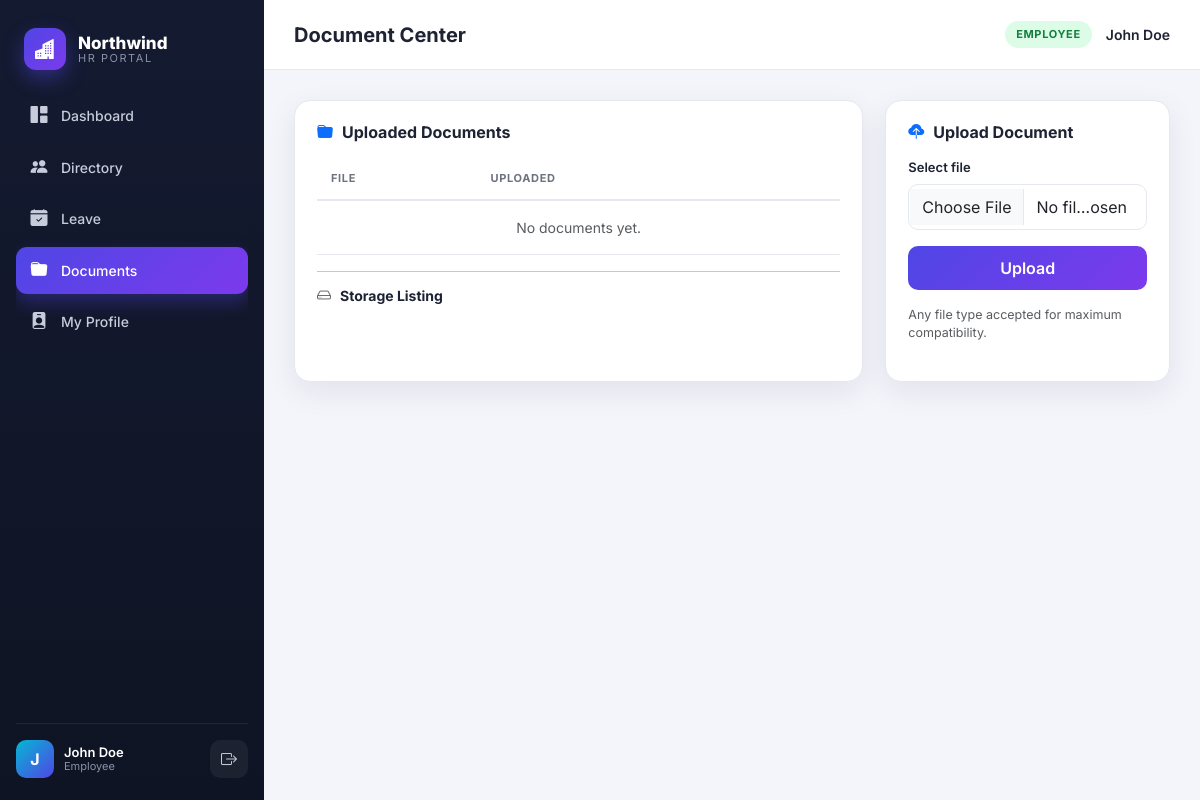
The page /documents (signed in) on the database its author committed.
### tables this page shows
CREATE TABLE users (
        id INTEGER PRIMARY KEY AUTOINCREMENT,
        username TEXT UNIQUE NOT NULL,
        password TEXT NOT NULL,          -- MD5 (weak)
        full_name TEXT,
        email TEXT,
        role TEXT NOT NULL,              -- admin | hr | employee
        department TEXT,
        title TEXT,
        salary INTEGER,
        phone TEXT,
        bio TEXT,                        -- stored XSS sink
        avatar TEXT,
        security_question TEXT,
        security_answer TEXT,            -- cleartext (weak recovery)
        active INTEGER DEFAULT 1
    );

### app.py (the view, shortened to what this page needs)
@app.route("/documents", methods=["GET", "POST"])
@login_required
def documents():
    db = get_db()
    user = current_user()
    docs = db.execute("SELECT * FROM documents ORDER BY id DESC").fetchall()
    listing = os.listdir(UPLOAD_DIR)
    return render_template("documents.html", docs=docs, listing=listing, user=user)

### app.py (called while the page is built)
def get_db():
    if "db" not in g:
        g.db = sqlite3.connect(DATABASE)
        g.db.row_factory = sqlite3.Row
    return g.db

def current_user():
    if "user_id" not in session:
        return None
    db = get_db()
    return db.execute("SELECT * FROM users WHERE id=?", (session["user_id"],)).fetchone()

def login_required(fn):
    from functools import wraps
    @wraps(fn)
    def wrapper(*a, **k):
        if "user_id" not in session:
            return redirect(url_for("login"))
        return fn(*a, **k)
    return wrapper

### templates/documents.html (shortened to what this page needs)
{% extends "base.html" %}
{% set active='documents' %}
{% block heading %}Document Center{% endblock %}
{% block content %}
<div class="grid-2">
  <div class="panel">
    <h3><i class="bi bi-folder-fill text-primary"></i> Uploaded Documents</h3>
    <table class="tbl">
      <thead><tr><th>File</th><th>Uploaded</th><th></th></tr></thead>
      <tbody>
      {% for d in docs %}
        <tr>
          <td><i class="bi bi-file-earmark-text"></i> {{ d['original_name'] }}</td>
          <td class="text-muted">{{ d['uploaded_at'] }}</td>
          <td><a class="btn btn-sm btn-outline-primary" href="{{ url_for('download') }}?file={{ d['filename'] }}"><i class="bi bi-download"></i></a></td>
        </tr>
      {% else %}
        <tr><td colspan="3" class="text-center text-muted py-3">No documents yet.</td></tr>
      {% endfor %}
      </tbody>
    </table>
    <hr>
    <h3 style="font-size:14px"><i class="bi bi-hdd text-muted"></i> Storage Listing</h3>
  </div>
  <div class="panel">
    <h3><i class="bi bi-cloud-upload-fill text-primary"></i> Upload Document</h3>
    <form method="post" enctype="multipart/form-data">
      <div class="mb-3">
        <label>Select file</label>
        <input class="form-control" type="file" name="file">
      </div>
      <button class="btn-grad w-100" type="submit">Upload</button>
    </form>
    <p class="text-muted mt-3" style="font-size:12.5px">Any file type accepted for maximum compatibility.</p>
  </div>
</div>
{% endblock %}

### templates/base.html (shortened to what this page needs)
<!doctype html>
<html lang="en">
<head>
  <link href="https://cdn.jsdelivr.net/npm/bootstrap@5.3.3/dist/css/bootstrap.min.css" rel="stylesheet">
  <link href="https://cdn.jsdelivr.net/npm/bootstrap-icons@1.11.3/font/bootstrap-icons.css" rel="stylesheet">
  <link rel="stylesheet" href="{{ url_for('static', filename='css/style.css') }}">
</head>
<body>
{% if user %}
<div class="app-shell">
  <aside class="sidebar">
    <div class="brand">
      <div class="brand-mark"><i class="bi bi-buildings-fill"></i></div>
      <div class="brand-text">
        <span class="brand-name">Northwind</span>
        <span class="brand-sub">HR Portal</span>
      </div>
    </div>
    <nav class="nav-list">
      <a href="{{ url_for('dashboard') }}" class="nav-item {% if active=='dashboard' %}active{% endif %}"><i class="bi bi-grid-1x2-fill"></i><span>Dashboard</span></a>
      <a href="{{ url_for('employees') }}" class="nav-item {% if active=='employees' %}active{% endif %}"><i class="bi bi-people-fill"></i><span>Directory</span></a>
      <a href="{{ url_for('leave') }}" class="nav-item {% if active=='leave' %}active{% endif %}"><i class="bi bi-calendar-check-fill"></i><span>Leave</span></a>
      <a href="{{ url_for('documents') }}" class="nav-item {% if active=='documents' %}active{% endif %}"><i class="bi bi-folder-fill"></i><span>Documents</span></a>
      <a href="{{ url_for('profile') }}" class="nav-item {% if active=='profile' %}active{% endif %}"><i class="bi bi-person-badge-fill"></i><span>My Profile</span></a>
    </nav>
    <div class="sidebar-foot">
      <div class="mini-user">
        <div class="mini-avatar">{{ user['full_name'][0] }}</div>
        <div class="mini-meta">
          <span class="mini-name">{{ user['full_name'] }}</span>
          <span class="mini-role">{{ user['role']|capitalize }}</span>
        </div>
      </div>
      <a href="{{ url_for('logout') }}" class="logout-btn"><i class="bi bi-box-arrow-right"></i></a>
    </div>
  </aside>
  <div class="main">
    <header class="topbar">
      <div class="topbar-title">{% block heading %}{% endblock %}</div>
      <div class="topbar-actions">
        <div class="badge-role role-{{ user['role'] }}">{{ user['role']|upper }}</div>
        <span class="topbar-name">{{ user['full_name'] }}</span>
      </div>
    </header>
    <div class="content">
      {% block content %}{% endblock %}
    </div>
  </div>
</div>
{% else %}
  {% block auth %}{% endblock %}
{% endif %}
</body>
</html>

### static/css/style.css (style rules this page uses)
:root { --bg:#0f1220; --bg-2:#151a2d; --panel:#ffffff; --ink:#1e2333; --muted:#6b7280; --line:#e6e8ef; --brand:#4f46e5; --brand-2:#7c3aed; --accent:#06b6d4; --good:#10b981; --warn:#f59e0b; --bad:#ef4444; --sidebar:#12172a; --sidebar-ink:#c7ccdb; --radius:16px; --shadow:0 10px 30px rgba(20,24,45,.08); }
* { box-sizing:border-box }
body { margin:0;font-family:'Inter',system-ui,sans-serif; background:#f4f5fb;color:var(--ink); }
a { text-decoration:none;color:inherit }
.app-shell { display:flex;min-height:100vh }
.sidebar { width:264px;flex-shrink:0;background:linear-gradient(180deg,#141a30,#0f1424); color:var(--sidebar-ink);display:flex;flex-direction:column;padding:22px 16px; position:sticky;top:0;height:100vh; }
.brand { display:flex;align-items:center;gap:12px;padding:6px 8px 22px }
.brand-mark { width:42px;height:42px;border-radius:12px;display:grid;place-items:center; background:linear-gradient(135deg,var(--brand),var(--brand-2)); color:#fff;font-size:20px;box-shadow:0 8px 20px rgba(79,70,229,.45); }
.brand-text { display:flex;flex-direction:column;line-height:1.1 }
.brand-name { font-weight:800;color:#fff;font-size:17px }
.brand-sub { font-size:11px;letter-spacing:.14em;text-transform:uppercase;color:#8b91a7 }
.nav-list { display:flex;flex-direction:column;gap:4px;flex:1;overflow-y:auto }
.nav-item { display:flex;align-items:center;gap:12px;padding:11px 13px;border-radius:11px; color:var(--sidebar-ink);font-weight:500;font-size:14px;transition:.15s; }
.nav-item i { font-size:17px;width:20px;text-align:center }
.nav-item.active { background:linear-gradient(135deg,var(--brand),var(--brand-2));color:#fff; box-shadow:0 8px 18px rgba(79,70,229,.35); }
.sidebar-foot { display:flex;align-items:center;gap:10px;padding-top:16px;border-top:1px solid rgba(255,255,255,.07);margin-top:12px }
.mini-user { display:flex;align-items:center;gap:10px;flex:1 }
.mini-avatar { width:38px;height:38px;border-radius:10px;background:linear-gradient(135deg,var(--accent),var(--brand));display:grid;place-items:center;color:#fff;font-weight:700 }
.mini-meta { display:flex;flex-direction:column;line-height:1.2 }
.mini-name { color:#fff;font-size:13px;font-weight:600 }
.mini-role { font-size:11px;color:#8b91a7 }
.logout-btn { width:38px;height:38px;border-radius:10px;display:grid;place-items:center;background:rgba(255,255,255,.06);color:#c7ccdb }
.main { flex:1;display:flex;flex-direction:column;min-width:0 }
.topbar { height:70px;background:#fff;border-bottom:1px solid var(--line); display:flex;align-items:center;justify-content:space-between;padding:0 30px; position:sticky;top:0;z-index:10; }
.topbar-title { font-size:20px;font-weight:700 }
.topbar-actions { display:flex;align-items:center;gap:14px }
.topbar-name { font-weight:600;font-size:14px }
.badge-role { font-size:11px;font-weight:700;letter-spacing:.06em;padding:5px 11px;border-radius:999px }
.role-employee { background:#dcfce7;color:#15803d }
.content { padding:30px;flex:1 }
.grid-2 { display:grid;grid-template-columns:2fr 1fr;gap:22px }
.panel { background:#fff;border:1px solid var(--line);border-radius:var(--radius);box-shadow:var(--shadow);padding:22px }
.panel h3 { font-size:16px;font-weight:700;margin:0 0 16px;display:flex;align-items:center;gap:9px }
.tbl { width:100%;border-collapse:collapse }
.tbl th { font-size:11px;text-transform:uppercase;letter-spacing:.06em;color:var(--muted);text-align:left;padding:12px 14px;border-bottom:2px solid var(--line) }
.tbl td { padding:13px 14px;border-bottom:1px solid var(--line);font-size:14px }
.btn-grad { background:linear-gradient(135deg,var(--brand),var(--brand-2));border:none;color:#fff;font-weight:600;padding:10px 18px;border-radius:10px;transition:.15s;cursor:pointer }
.form-control,.form-select { border-radius:10px;border:1px solid var(--line);padding:10px 13px }
label { font-size:13px;font-weight:600;margin-bottom:6px;display:block }

### rows shown on the page
users: full_name "J", full_name "John Doe", role "Employee", role "EMPLOYEE"
